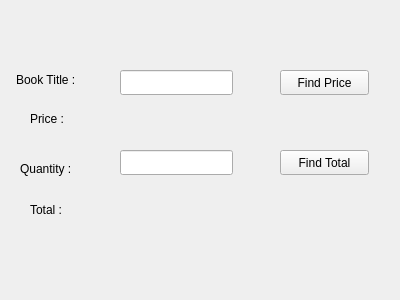
<?xml version="1.0" encoding="UTF-8"?>
<ui version="4.0">
 <class>Form</class>
 <widget class="QWidget" name="Form">
  <property name="geometry">
   <rect>
    <x>0</x>
    <y>0</y>
    <width>400</width>
    <height>300</height>
   </rect>
  </property>
  <property name="windowTitle">
   <string>Form</string>
  </property>
  <widget class="QLabel" name="label">
   <property name="geometry">
    <rect>
     <x>16</x>
     <y>70</y>
     <width>81</width>
     <height>20</height>
    </rect>
   </property>
   <property name="text">
    <string>Book Title :</string>
   </property>
   <property name="scaledContents">
    <bool>false</bool>
   </property>
   <property name="wordWrap">
    <bool>false</bool>
   </property>
  </widget>
  <widget class="QLabel" name="label_2">
   <property name="geometry">
    <rect>
     <x>30</x>
     <y>110</y>
     <width>67</width>
     <height>17</height>
    </rect>
   </property>
   <property name="text">
    <string>Price :</string>
   </property>
  </widget>
  <widget class="QLineEdit" name="t1">
   <property name="geometry">
    <rect>
     <x>120</x>
     <y>70</y>
     <width>113</width>
     <height>25</height>
    </rect>
   </property>
  </widget>
  <widget class="QLabel" name="label_3">
   <property name="geometry">
    <rect>
     <x>20</x>
     <y>160</y>
     <width>67</width>
     <height>17</height>
    </rect>
   </property>
   <property name="text">
    <string>Quantity :</string>
   </property>
  </widget>
  <widget class="QLabel" name="label_4">
   <property name="geometry">
    <rect>
     <x>30</x>
     <y>200</y>
     <width>81</width>
     <height>20</height>
    </rect>
   </property>
   <property name="text">
    <string>Total :</string>
   </property>
  </widget>
  <widget class="QLineEdit" name="t2">
   <property name="geometry">
    <rect>
     <x>120</x>
     <y>150</y>
     <width>113</width>
     <height>25</height>
    </rect>
   </property>
  </widget>
  <widget class="QPushButton" name="pricebtn">
   <property name="geometry">
    <rect>
     <x>280</x>
     <y>70</y>
     <width>89</width>
     <height>25</height>
    </rect>
   </property>
   <property name="text">
    <string>Find Price</string>
   </property>
  </widget>
  <widget class="QPushButton" name="amtbtn">
   <property name="geometry">
    <rect>
     <x>280</x>
     <y>150</y>
     <width>89</width>
     <height>25</height>
    </rect>
   </property>
   <property name="text">
    <string>Find Total</string>
   </property>
  </widget>
  <widget class="QLabel" name="l1">
   <property name="geometry">
    <rect>
     <x>120</x>
     <y>110</y>
     <width>67</width>
     <height>17</height>
    </rect>
   </property>
   <property name="text">
    <string/>
   </property>
  </widget>
  <widget class="QLabel" name="l2">
   <property name="geometry">
    <rect>
     <x>120</x>
     <y>200</y>
     <width>67</width>
     <height>17</height>
    </rect>
   </property>
   <property name="text">
    <string/>
   </property>
  </widget>
 </widget>
 <resources/>
 <connections/>
</ui>
